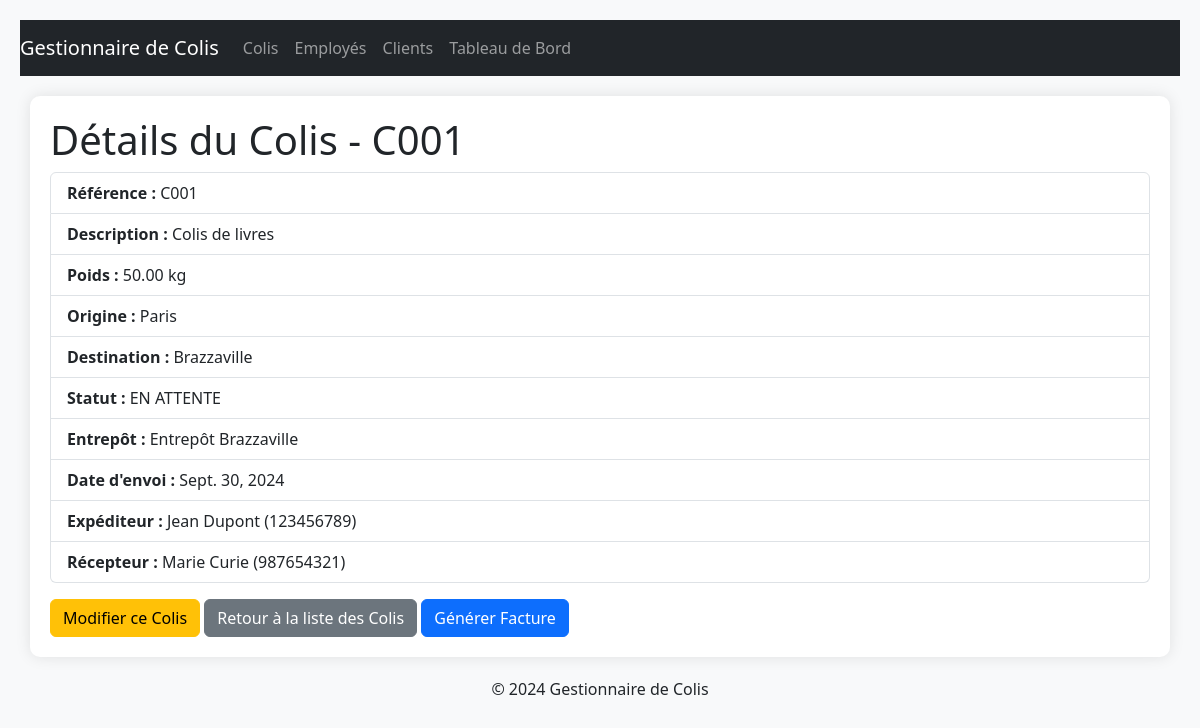
The page /colis/details/C001/ on the database its author committed.
### colis/models.py (models this page shows, shortened)
class Colis(models.Model):
    STATUTS = [
        ('EN ATTENTE', 'En attente'),
        ('EN TRANSIT', 'En transit'),
        ('LIVRE', 'Livré'),
    ]
    reference = models.CharField(max_length=50, unique=True, editable=False)
    description = models.TextField()
    poids = models.DecimalField(max_digits=10, decimal_places=2)
    origine = models.CharField(max_length=100)
    destination = models.CharField(max_length=100)
    date_envoi = models.DateField(null=True, blank=True)
    statut = models.CharField(max_length=20, choices=STATUTS, default='EN ATTENTE')
    entrepot = models.ForeignKey(Entrepot, on_delete=models.SET_NULL, null=True, blank=True)
    expediteur = models.ForeignKey(Client, on_delete=models.SET_NULL, related_name='colis_envoyes', null=True, blank=True)
    recepteur = models.ForeignKey(Client, on_delete=models.SET_NULL, related_name='colis_recus', null=True, blank=True)

class Entrepot(models.Model):
    nom = models.CharField(max_length=100, unique=True)
    adresse = models.CharField(max_length=200, null=True, blank=True)

class Client(models.Model):
    nom = models.CharField(max_length=100)
    email = models.EmailField(unique=True)
    telephone = models.CharField(max_length=15, unique=True)
    adresse = models.TextField()

### colis/views.py (the view)
# urls.py: path('details/<str:reference>/', views.details_colis, name='details_colis'),  # Détails d'un colis
def details_colis(request, reference):
    colis = get_object_or_404(Colis, reference=reference)
    return render(request, 'colis/details.html', {'colis': colis})

### colis/templates/colis/details.html (shortened to what this page needs)
{% extends 'colis/base.html' %}
{% block content %}
    <h1>Détails du Colis - {{ colis.reference }}</h1>
    <ul class="list-group">
        <li class="list-group-item"><strong>Référence :</strong> {{ colis.reference }}</li>
        <li class="list-group-item"><strong>Description :</strong> {{ colis.description }}</li>
        <li class="list-group-item"><strong>Poids :</strong> {{ colis.poids }} kg</li>
        <li class="list-group-item"><strong>Origine :</strong> {{ colis.origine }}</li>
        <li class="list-group-item"><strong>Destination :</strong> {{ colis.destination }}</li>
        <li class="list-group-item"><strong>Statut :</strong> {{ colis.statut }}</li>
        <li class="list-group-item"><strong>Entrepôt :</strong> {% if colis.entrepot %}{{ colis.entrepot.nom }}{% else %}Non Assigné{% endif %}</li>
        <li class="list-group-item"><strong>Date d'envoi :</strong> {{ colis.date_envoi }}</li>
        <li class="list-group-item"><strong>Expéditeur :</strong> {{ colis.expediteur.nom }} ({{ colis.expediteur.telephone }})</li>
        <li class="list-group-item"><strong>Récepteur :</strong> {{ colis.recepteur.nom }} ({{ colis.recepteur.telephone }})</li>
    </ul>
    <a href="{% url 'modifier_colis' colis.reference %}" class="btn btn-warning mt-3">Modifier ce Colis</a>
    <a href="{% url 'liste_colis' %}" class="btn btn-secondary mt-3">Retour à la liste des Colis</a>
    <a href="{% url 'generer_facture' colis.id %}" class="btn btn-primary mt-3">Générer Facture</a>
{% endblock %}

### colis/templates/colis/base.html (style rules this page uses)
body { background-color: #f8f9fa; padding: 20px; }

### rows shown on the page
Colis: reference "C001", description "Colis de livres", poids "50.00", origine "Paris", destination "Brazzaville", statut "EN ATTENTE", entrepot.nom "Entrepôt Brazzaville", date_envoi "Sept. 30, 2024", expediteur.nom "Jean Dupont", expediteur.telephone "123456789", recepteur.nom "Marie Curie", recepteur.telephone "987654321"
